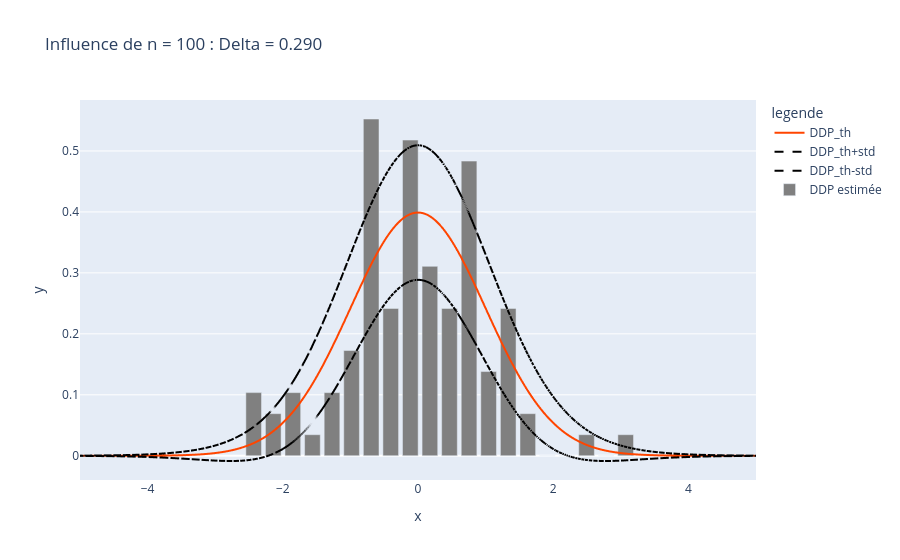
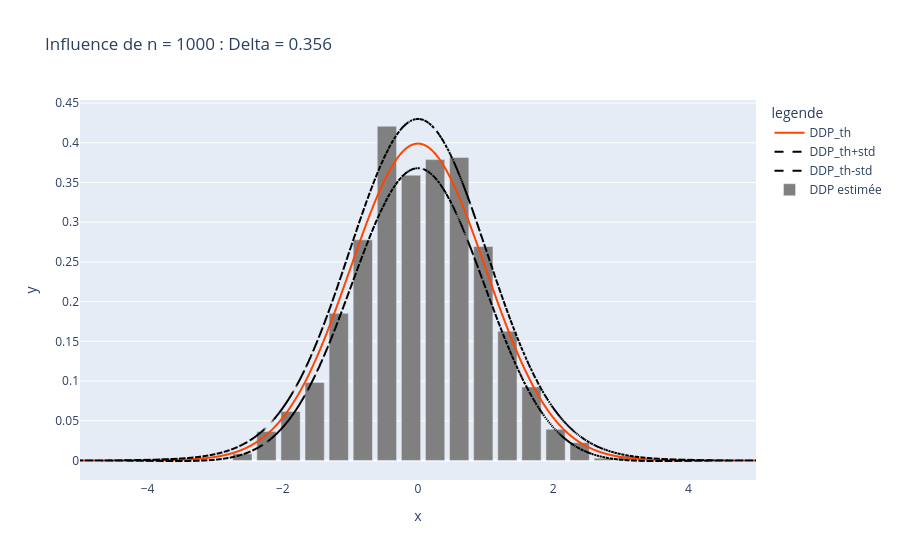
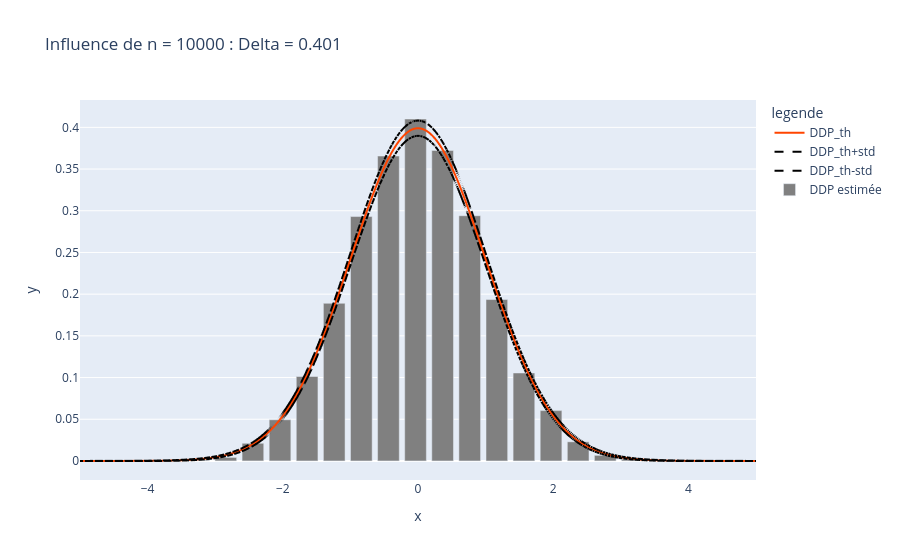

Notebook code cell kept with these figures, in order:
### Markdown cell above
#### Influence de N

### Code cell
M=20
for n in [100, 1000, 10000, 200000]:
    DDPest, c, Delta = histo(b, n=n, M=M)
    std_estim = np.sqrt(DDPth * (1 - Delta * DDPth) / (n * Delta)) # Formule Question 2.6
    compareDDP(c, DDPest, cth, DDPth, std_estim,title=f"Influence de n = {n} : Delta = {Delta:.3f}")

### Figure 1 — Plotly figure (JSON) as saved in the notebook; plotly's stock layout.template omitted (floating-point values rounded to 4 significant figures; data arrays with more than 128 entries replaced by an {"elided": "..."} marker saying what was removed)
{"data": [{"hovertemplate": "legende=DDP_th<br>x=%{x}<br>y=%{y}<extra></extra>", "legendgroup": "DDP_th", "line": {"color": "orangered", "dash": "solid"}, "marker": {"symbol": "circle"}, "mode": "lines", "name": "DDP_th", "showlegend": true, "type": "scattergl", "x": {"elided": "1000 float values"}, "xaxis": "x", "y": {"elided": "1000 float values"}, "yaxis": "y"}, {"hovertemplate": "legende=DDP_th+std<br>x=%{x}<br>y=%{y}<extra></extra>", "legendgroup": "DDP_th+std", "line": {"color": "black", "dash": "dash"}, "marker": {"symbol": "circle"}, "mode": "lines", "name": "DDP_th+std", "showlegend": true, "type": "scattergl", "x": {"elided": "1000 float values"}, "xaxis": "x", "y": {"elided": "1000 float values"}, "yaxis": "y"}, {"hovertemplate": "legende=DDP_th-std<br>x=%{x}<br>y=%{y}<extra></extra>", "legendgroup": "DDP_th-std", "line": {"color": "black", "dash": "dash"}, "marker": {"symbol": "circle"}, "mode": "lines", "name": "DDP_th-std", "showlegend": true, "type": "scattergl", "x": {"elided": "1000 float values"}, "xaxis": "x", "y": {"elided": "1000 float values"}, "yaxis": "y"}, {"marker": {"color": "gray"}, "name": "DDP estimée", "type": "bar", "x": [-2.431, -2.141, -1.851, -1.562, -1.272, -0.9825, -0.6928, -0.4032, -0.1136, 0.1761, 0.4657, 0.7553, 1.045, 1.335, 1.624, 1.914, 2.204, 2.493, 2.783, 3.072], "y": [0.1036, 0.06905, 0.1036, 0.03453, 0.1036, 0.1726, 0.5524, 0.2417, 0.5179, 0.3107, 0.2417, 0.4834, 0.1381, 0.2417, 0.06905, 0.0, 0.0, 0.03453, 0.0, 0.03453]}], "layout": {"legend": {"title": {"text": "legende"}, "tracegroupgap": 0}, "title": {"text": "Influence de n = 100 : Delta = 0.290"}, "xaxis": {"anchor": "y", "domain": [0, 1], "title": {"text": "x"}}, "yaxis": {"anchor": "x", "domain": [0, 1], "title": {"text": "y"}}}}

### Figure 2 — Plotly figure (JSON) as saved in the notebook; plotly's stock layout.template omitted (floating-point values rounded to 4 significant figures; data arrays with more than 128 entries replaced by an {"elided": "..."} marker saying what was removed)
{"data": [{"hovertemplate": "legende=DDP_th<br>x=%{x}<br>y=%{y}<extra></extra>", "legendgroup": "DDP_th", "line": {"color": "orangered", "dash": "solid"}, "marker": {"symbol": "circle"}, "mode": "lines", "name": "DDP_th", "showlegend": true, "type": "scattergl", "x": {"elided": "1000 float values"}, "xaxis": "x", "y": {"elided": "1000 float values"}, "yaxis": "y"}, {"hovertemplate": "legende=DDP_th+std<br>x=%{x}<br>y=%{y}<extra></extra>", "legendgroup": "DDP_th+std", "line": {"color": "black", "dash": "dash"}, "marker": {"symbol": "circle"}, "mode": "lines", "name": "DDP_th+std", "showlegend": true, "type": "scattergl", "x": {"elided": "1000 float values"}, "xaxis": "x", "y": {"elided": "1000 float values"}, "yaxis": "y"}, {"hovertemplate": "legende=DDP_th-std<br>x=%{x}<br>y=%{y}<extra></extra>", "legendgroup": "DDP_th-std", "line": {"color": "black", "dash": "dash"}, "marker": {"symbol": "circle"}, "mode": "lines", "name": "DDP_th-std", "showlegend": true, "type": "scattergl", "x": {"elided": "1000 float values"}, "xaxis": "x", "y": {"elided": "1000 float values"}, "yaxis": "y"}, {"marker": {"color": "gray"}, "name": "DDP estimée", "type": "bar", "x": [-3.667, -3.311, -2.954, -2.598, -2.242, -1.885, -1.529, -1.173, -0.8161, -0.4597, -0.1033, 0.253, 0.6094, 0.9658, 1.322, 1.679, 2.035, 2.391, 2.748, 3.104], "y": [0.002806, 0.0, 0.0, 0.008418, 0.03648, 0.06173, 0.09821, 0.1852, 0.2778, 0.4209, 0.3592, 0.3788, 0.3816, 0.2694, 0.1627, 0.09259, 0.03928, 0.02245, 0.002806, 0.005612]}], "layout": {"legend": {"title": {"text": "legende"}, "tracegroupgap": 0}, "title": {"text": "Influence de n = 1000 : Delta = 0.356"}, "xaxis": {"anchor": "y", "domain": [0, 1], "title": {"text": "x"}}, "yaxis": {"anchor": "x", "domain": [0, 1], "title": {"text": "y"}}}}

### Figure 3 — Plotly figure (JSON) as saved in the notebook; plotly's stock layout.template omitted (floating-point values rounded to 4 significant figures; data arrays with more than 128 entries replaced by an {"elided": "..."} marker saying what was removed)
{"data": [{"hovertemplate": "legende=DDP_th<br>x=%{x}<br>y=%{y}<extra></extra>", "legendgroup": "DDP_th", "line": {"color": "orangered", "dash": "solid"}, "marker": {"symbol": "circle"}, "mode": "lines", "name": "DDP_th", "showlegend": true, "type": "scattergl", "x": {"elided": "1000 float values"}, "xaxis": "x", "y": {"elided": "1000 float values"}, "yaxis": "y"}, {"hovertemplate": "legende=DDP_th+std<br>x=%{x}<br>y=%{y}<extra></extra>", "legendgroup": "DDP_th+std", "line": {"color": "black", "dash": "dash"}, "marker": {"symbol": "circle"}, "mode": "lines", "name": "DDP_th+std", "showlegend": true, "type": "scattergl", "x": {"elided": "1000 float values"}, "xaxis": "x", "y": {"elided": "1000 float values"}, "yaxis": "y"}, {"hovertemplate": "legende=DDP_th-std<br>x=%{x}<br>y=%{y}<extra></extra>", "legendgroup": "DDP_th-std", "line": {"color": "black", "dash": "dash"}, "marker": {"symbol": "circle"}, "mode": "lines", "name": "DDP_th-std", "showlegend": true, "type": "scattergl", "x": {"elided": "1000 float values"}, "xaxis": "x", "y": {"elided": "1000 float values"}, "yaxis": "y"}, {"marker": {"color": "gray"}, "name": "DDP estimée", "type": "bar", "x": [-3.645, -3.244, -2.843, -2.442, -2.041, -1.64, -1.239, -0.8384, -0.4375, -0.03656, 0.3644, 0.7653, 1.166, 1.567, 1.968, 2.369, 2.77, 3.171, 3.572, 3.973], "y": [0.0007482, 0.0009977, 0.00424, 0.0212, 0.04938, 0.1013, 0.1891, 0.2931, 0.3656, 0.41, 0.3724, 0.2941, 0.1935, 0.1055, 0.06036, 0.02295, 0.006734, 0.001995, 0.0007482, 0.0002494]}], "layout": {"legend": {"title": {"text": "legende"}, "tracegroupgap": 0}, "title": {"text": "Influence de n = 10000 : Delta = 0.401"}, "xaxis": {"anchor": "y", "domain": [0, 1], "title": {"text": "x"}}, "yaxis": {"anchor": "x", "domain": [0, 1], "title": {"text": "y"}}}}
